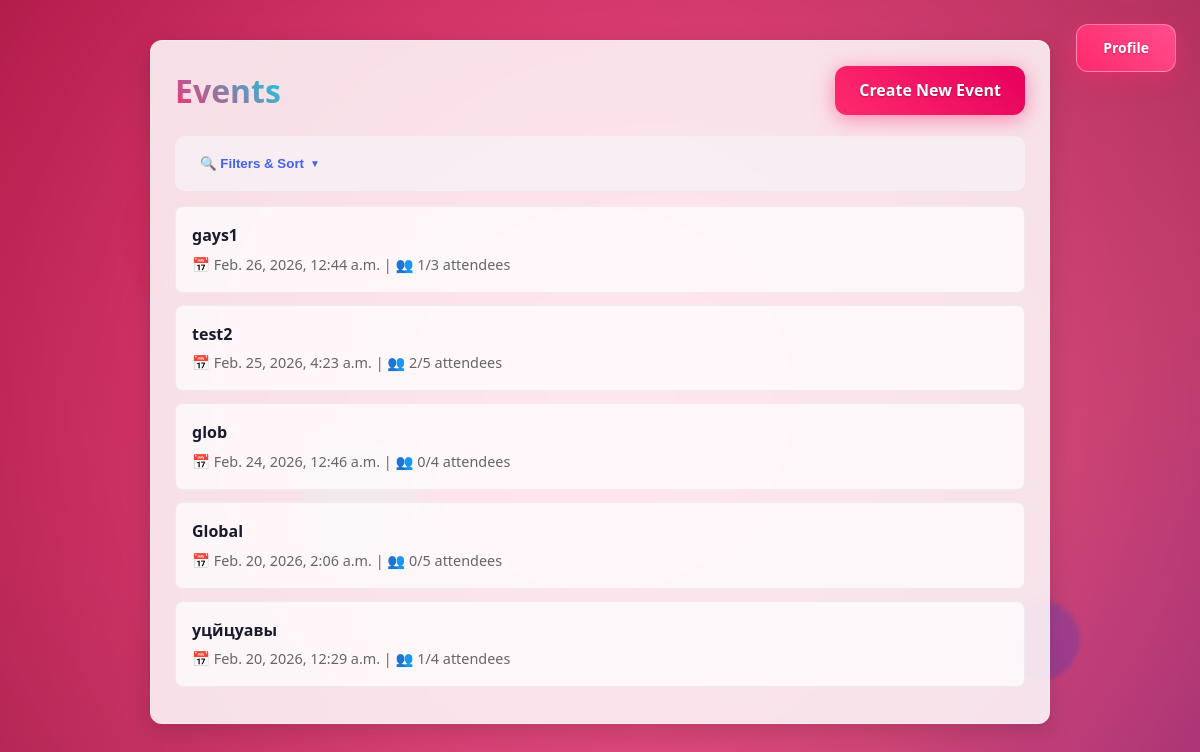
Screenshot of / (signed in) with the database file from the repository.
### events/models.py (models this page shows, shortened)
class Event(models.Model):
    owner = models.ForeignKey(
        User,
        on_delete=models.CASCADE,
        related_name='events'
    )
    invited_users = models.ManyToManyField(
        User,
        related_name='invited_events',
        blank=True
    )
    name = models.CharField(max_length=200)
    date = models.DateTimeField()
    capacity = models.PositiveIntegerField()
    location_name = models.CharField(max_length=200, blank=True)
    location_address = models.CharField(max_length=300, blank=True)
    latitude = models.DecimalField(max_digits=13, decimal_places=10, null=True, blank=True)
    longitude = models.DecimalField(max_digits=13, decimal_places=10, null=True, blank=True)
    description = models.TextField(blank=True)
    is_global = models.BooleanField(default=False)
    invite_only = models.BooleanField(default=False)
    qr_token = models.UUIDField(default=uuid.uuid4, unique=True, editable=False)

### events/views.py (the view, shortened to what this page needs)
# urls.py: path('', views.event_list, name='event_list'),
@login_required
def event_list(request):
    queryset = Event.objects.filter(
        Q(owner=request.user)
        | Q(invited_users=request.user)
        | Q(is_global=True, invite_only=False)
    ).distinct()
    date_from = request.GET.get('date_from')
    date_to = request.GET.get('date_to')
    if date_from:
        queryset = queryset.filter(date__gte=date_from)
    availability = request.GET.get('availability', 'all')
    sort_by = request.GET.get('sort_by', 'date')
    if sort_by == 'date':
        queryset = queryset.order_by('-date')
    elif sort_by == 'date_asc':
        queryset = queryset.order_by('date')
    elif sort_by == 'name_asc':
        queryset = queryset.order_by('name')
    elif sort_by == 'name_desc':
        queryset = queryset.order_by('-name')
    context = {
        'events': queryset,
        'date_from': date_from,
        'date_to': date_to,
        'availability': availability,
        'sort_by': sort_by,
    }
    return render(request, 'events/event_list.html', context)

### templates/events/event_list.html (shortened to what this page needs)
<!DOCTYPE html>
<html lang="en">
<head>
  {% load static %}
  <link rel="stylesheet" href="{% static 'css/styles.css' %}">
</head>
<body>
  <div class="particle"></div>
  <div class="particle"></div>
  <div class="particle"></div>
  <div class="profile-button-wrapper">
    {% if user.is_authenticated %}
      <a href="{% url 'profile' %}" class="profile-btn">Profile</a>
    {% else %}
      <a href="{% url 'login' %}" class="profile-btn">Log in</a>
    {% endif %}
  </div>
  <div class="container">
    <div class="content-card fade-in-up">
      <div style="display: flex; justify-content: space-between; align-items: center; margin-bottom: 20px;">
        <h1 class="gradient-text">Events</h1>
        <a href="{% url 'create_event' %}" class="btn btn-primary btn-create">Create New Event</a>
      </div>
      <div class="filters-container">
        <div class="filters-header">
          <button id="toggleFiltersBtn" class="filter-toggle-btn">
            🔍 Filters & Sort
          </button>
        </div>
      </div>
      {% if events %}
        <ul class="event-list">
          {% for event in events %}
            <li class="event-item fade-in-up">
              <a href="{% url 'event_detail' event.id %}">
                <strong>{{ event.name }}</strong>
                <div class="event-meta">
                  📅 {{ event.date }} | 👥 {{ event.attendees.count }}/{{ event.capacity }} attendees
                </div>
              </a>
            </li>
          {% endfor %}
        </ul>
      {% else %}
        <div class="text-center" style="padding: 40px; color: #666; background: rgba(255, 255, 255, 0.7); border-radius: var(--border-radius);">
          <h3>No events available yet</h3>
          <p style="margin-top: 10px;">Create your first event to get started!</p>
        </div>
      {% endif %}
    </div>
  </div>
</body>
</html>

### rows the page displays
Event: name "gays1", date "Feb. 26, 2026, 12:44 a.m.", attendees.count "1", capacity "3"
Event: name "test2", date "Feb. 25, 2026, 4:23 a.m.", attendees.count "2", capacity "5"
Event: name "glob", date "Feb. 24, 2026, 12:46 a.m.", attendees.count "0", capacity "4"
Event: name "Global", date "Feb. 20, 2026, 2:06 a.m.", attendees.count "0", capacity "5"
Event: name "уцйцуавы", date "Feb. 20, 2026, 12:29 a.m.", attendees.count "1", capacity "4"
